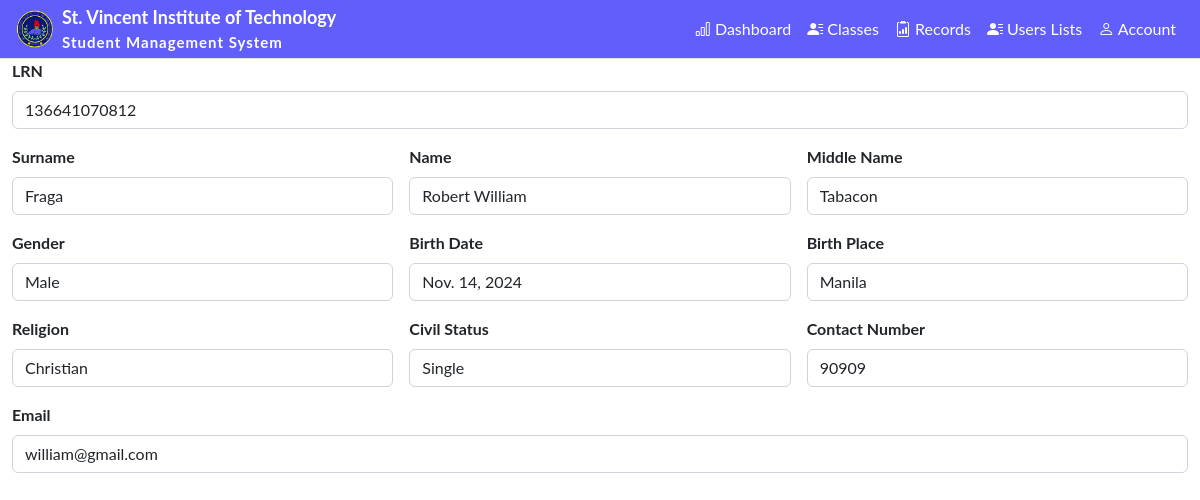
The app's page /student/136641070812 (signed in) with its own data.
### admin_staff/models.py (models this page shows, shortened)
class StudentProfile(models.Model):
    user = models.OneToOneField(User, null=True, on_delete=models.CASCADE)
    student_lrn = models.BigIntegerField(primary_key=True)
    surname = models.CharField(max_length=24)
    first_name = models.CharField(max_length=24)
    middle_name = models.CharField(max_length=24, blank=True, null=True)
    gender_choice = (
        ('Male', 'Male'),
        ('Female', 'Female'),
    )
    gender = models.CharField(max_length=24, default="Gender", choices=gender_choice, blank=True, null=True)
    birth_date = models.DateField()
    birth_place = models.CharField(max_length=200, blank=True, null=True)
    religion = models.CharField(max_length=24, blank=True, null=True)
    civil_choice = (
        ('Single', 'Single'),
        ('Married', 'Married'),
        ('Divorced', 'Divorced'),
        ('Widowed', 'Widowed'),
    )
    civil_status = models.CharField(max_length=10, default="Status", choices=civil_choice, blank=True, null=True)
    contact = models.BigIntegerField(blank=True, null=True)
    email = models.CharField(max_length=100, blank=True, null=True)
    section = models.ForeignKey('section', null=True, on_delete=models.SET_NULL)
    adviser = models.ForeignKey('FacultyStaff', blank=True, null=True, on_delete=models.SET_NULL)
    level = models.ForeignKey('level', blank=True, null=True, on_delete=models.SET_NULL)
    class Meta:
        managed = True
        db_table = 'student_profile'

### admin_staff/decorators.py (the view)
        def wrapper_func(request, *args, **kwargs):
            group = None
            if request.user.groups.exists():
                group = request.user.groups.all()[0].name
            if group in allow_roles:
                return view_func(request, *args, **kwargs)
            else:
                return HttpResponse('you are not authorize')

### admin_staff/views.py (called while the page is built)
@login_required(login_url='login')
@allowed_user(allow_roles=['admin'])
def student(request, pk):
    student = StudentProfile.objects.get(student_lrn = pk)
    return render(request, 'admin/student_profile.html', {'student': student})

### admin_staff/templates/admin/student_profile.html (shortened to what this page needs)
{% extends "admin/admin_dashboard.html" %}
{% block content %}
<div class="container-fluid">
    <form class="row g-3" >
        <div class="col-12">
            <label for="inputEmail4" class="form-label">LRN</label>
            <input type="text" class="form-control" id="inputEmail4" placeholder='student LRN' value="{{student.student_lrn}}">
        </div>
        <div class="col-md-4">
            <label for="inputsurname" class="form-label">Surname</label>
            <input type="text" class="form-control" id="inputsurname" value="{{student.surname}}">
        </div>
        <div class="col-md-4">
            <label for="inputname" class="form-label">Name</label>
            <input type="text" class="form-control" id="inputname" value="{{student.first_name}}">
        </div>
        <div class="col-md-4">
            <label for="inputmiddle" class="form-label">Middle Name</label>
            <input type="text" class="form-control" id="inputmiddle" value="{{student.middle_name}}">
        </div>
        <div class="col-md-4">
            <label for="inputState" class="form-label">Gender</label>
            <input type="text" class="form-control" id="inputgender" value="{{student.gender}}">
        </div>
        <div class="col-md-4">
            <label for="inputbirth" class="form-label">Birth Date</label>
            <input type="input" class="form-control" id="inputbirthdate" value="{{student.birth_date}}">
        </div>
        <div class="col-md-4">
            <label for="inputbirth" class="form-label">Birth Place</label>
            <input type="text" class="form-control" id="inputbirthplace" value="{{student.birth_place}}">
        </div>
        <div class="col-md-4">
            <label for="inputreligion" class="form-label">Religion</label>
            <input type="text" class="form-control" id="inputreligion" value="{{student.religion}}">
        </div>
        <div class="col-md-4">
            <label for="inputState" class="form-label">Civil Status</label>
            <input type="text" class="form-control" id="inputcontact" value="{{student.civil_status}}">
        </div>
        <div class="col-md-4">
            <label for="inputcontact" class="form-label">Contact Number</label>
            <input type="text" class="form-control" id="inputcontact" value="{{student.contact}}">
        </div>
        <div class="col-12">
            <label for="inputemail" class="form-label">Email</label>
            <input type="email" class="form-control" id="inputemail" value="{{student.email}}">
        </div>
    </form>
</div>
{% endblock content %}

### static/css/admin.css (style rules this page uses)
.container-fluid { font-family: "Lato", sans-serif; font-weight: 700; font-style: normal; }

### records on screen
StudentProfile: student_lrn "136641070812", surname "Fraga", first_name "Robert William", middle_name "Tabacon", gender "Male", birth_date "Nov. 14, 2024", birth_place "Manila", religion "Christian", civil_status "Single", contact "90909", email "william@gmail.com"
